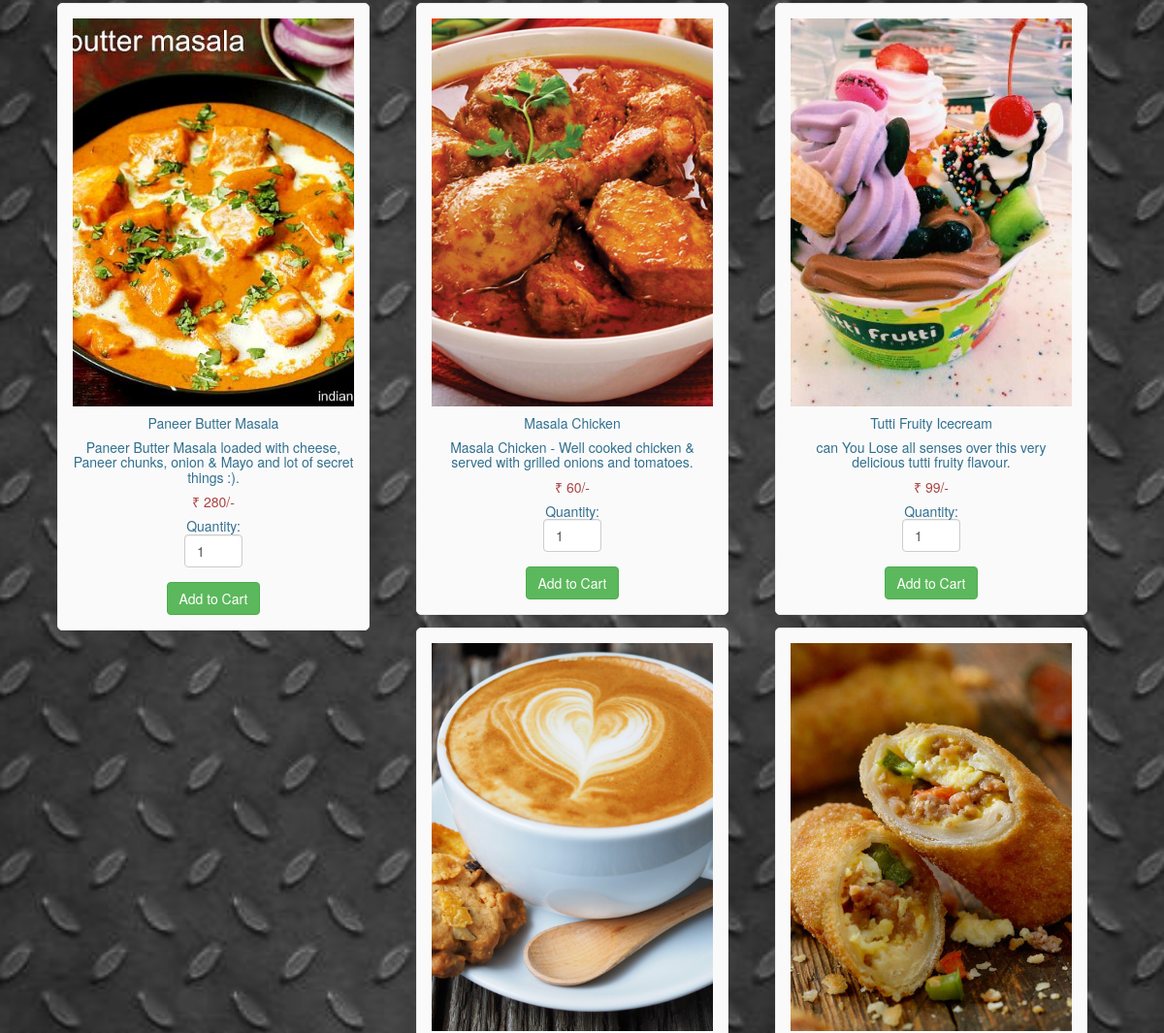
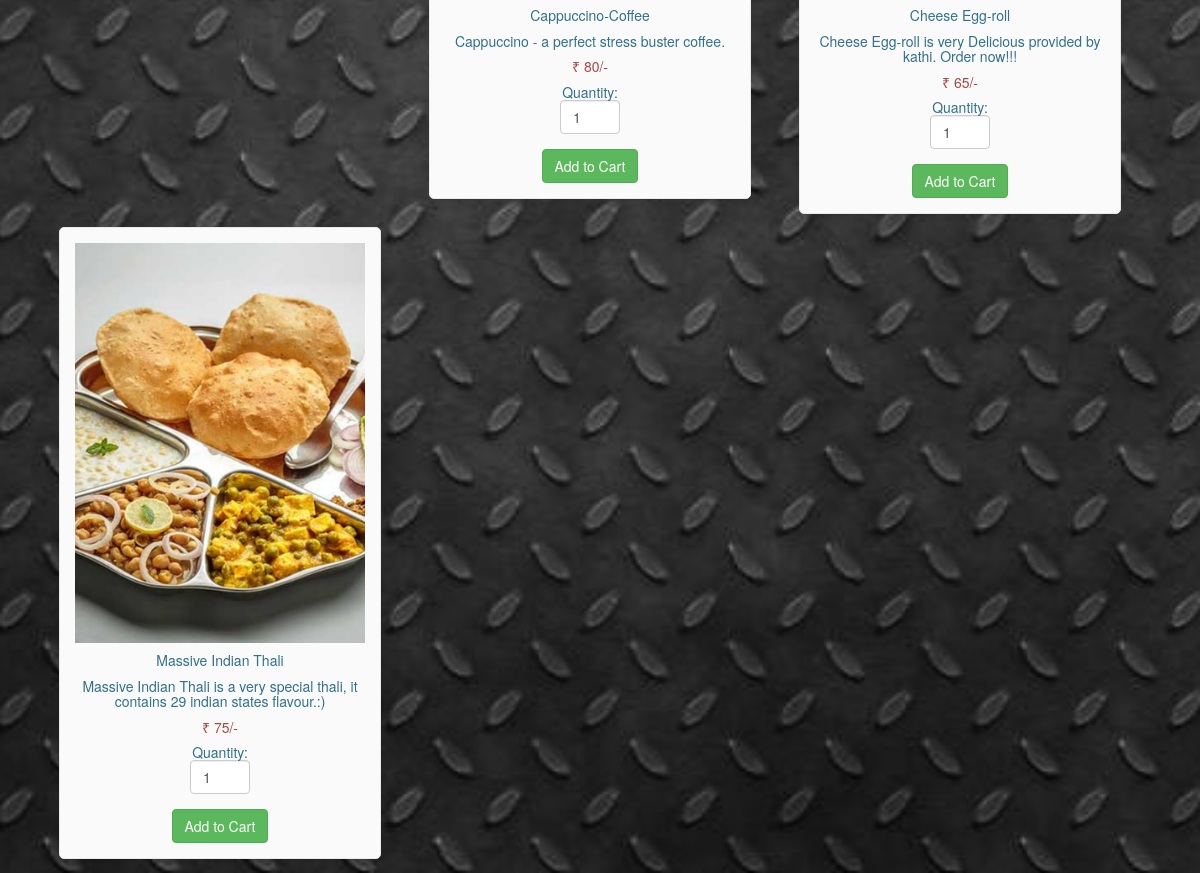
The app's page /foodlist.php (signed in, lower part), older data (2 pictures, top to bottom).
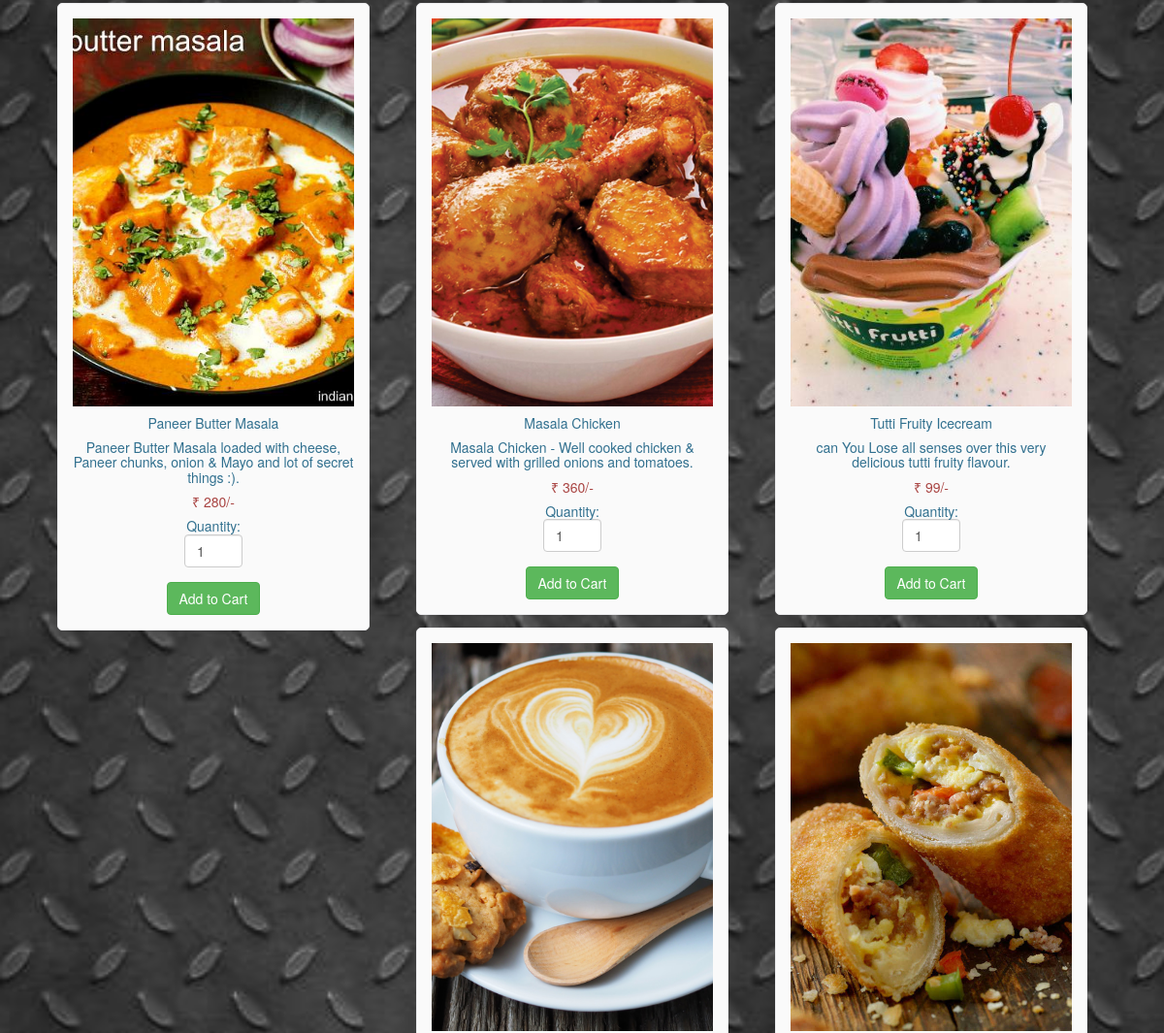
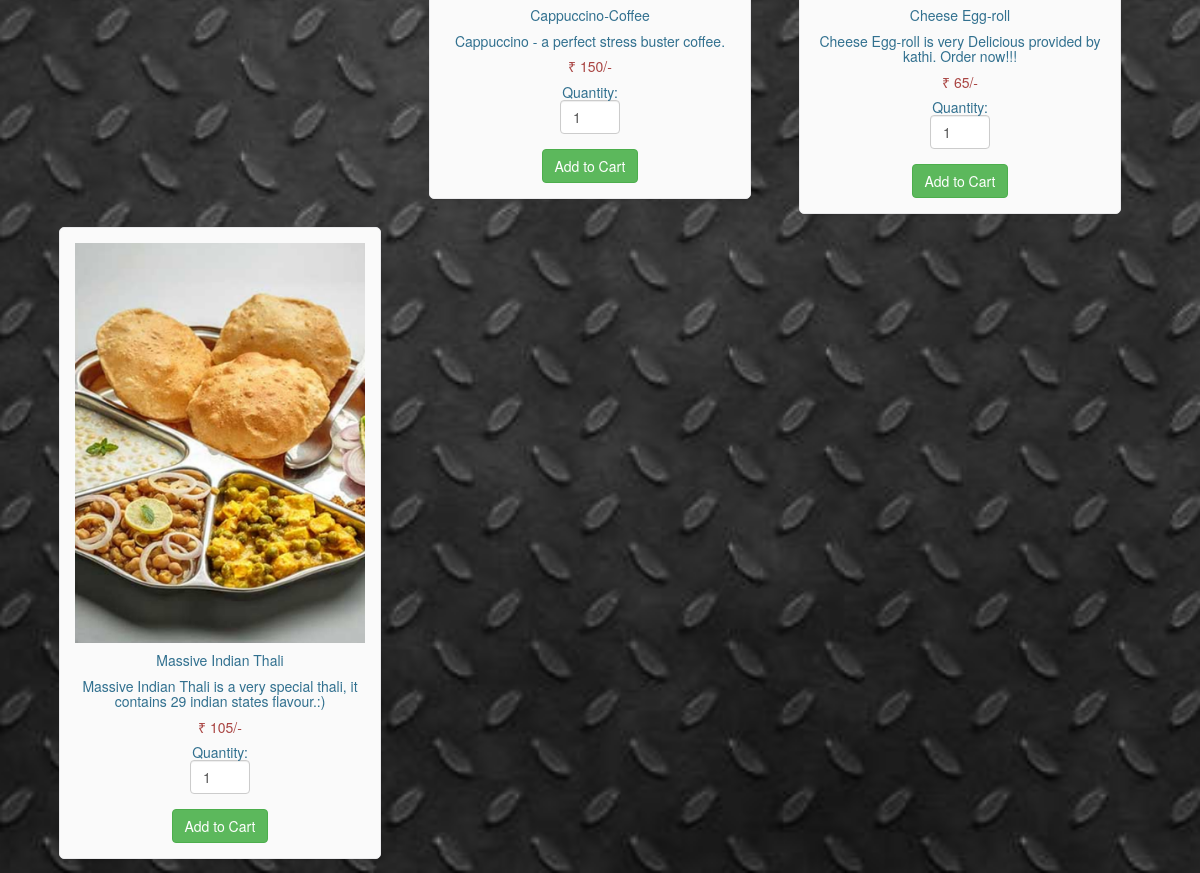
The same page, newer data (2 pictures, top to bottom).
### tables this page shows
CREATE TABLE `FOOD` (
  `F_ID` int(30) NOT NULL,
  `name` varchar(30) NOT NULL,
  `price` int(30) NOT NULL,
  `description` varchar(200) NOT NULL,
  `R_ID` int(30) NOT NULL,
  `images_path` varchar(200) NOT NULL
);

### foodlist.php (the view, shortened to what this page needs)
<html>
  <head>
  </head>
  <link rel="stylesheet" type = "text/css" href ="css/foodlist.css">
  <link rel="stylesheet" type = "text/css" href ="css/bootstrap.min.css">
  <body>
<div class="container" style="width:95%;">
<?php
$conn = Connect();
$sql = "SELECT * FROM FOOD ORDER BY F_ID";
$result = mysqli_query($conn, $sql);
if (mysqli_num_rows($result) > 0)
{
  while($row = mysqli_fetch_assoc($result)){
?>
<div class="col-md-4">
<form method="post" action="cart.php?action=add&id=<?php echo $row["F_ID"]; ?>">
<div class="mypanel" align="center";>
<img src="<?php echo $row["images_path"]; ?>" class="img-responsive">
<h5 class="text-info"><?php echo $row["name"]; ?></h5>
<h5 class="text-info"><?php echo $row["description"]; ?></h5>
<h5 class="text-danger">&#8377; <?php echo $row["price"]; ?>/-</h5>
<h5 class="text-info">Quantity: <input type="number" min="1" max="25" name="quantity" class="form-control" value="1" style="width: 60px;"> </h5>
<input type="submit" name="add" style="margin-top:5px;" class="btn btn-success" value="Add to Cart">
</div>
</form>
</div>
<?php
}
}
?>
</div>
</body>
</html>

### css/foodlist.css (style rules this page uses)
body,html { height: 100%; }
body { padding-top: 50px; background-image: url('../images/bg1.jpg'); background-repeat: repeat; background-size: cover; background-position: center; }
.img-responsive { object-fit: cover; height: 400px !important; }
.mypanel { border: 1px solid #eaeaec; margin: -1px 19px 3px -1px; box-shadow: 0 1px 2px rgba(0,0,0,0.05); background-color: #FAFAFA; padding:15px; border-radius: 5px; }
input { border: 5px solid white; }

Row changes from the older to the newer data that the page shows:
changed food "Masala Chicken": price "60" → "360"
changed food "Cappuccino-Coffee": price "80" → "150"
changed food "Massive Indian Thali": price "75" → "105"
